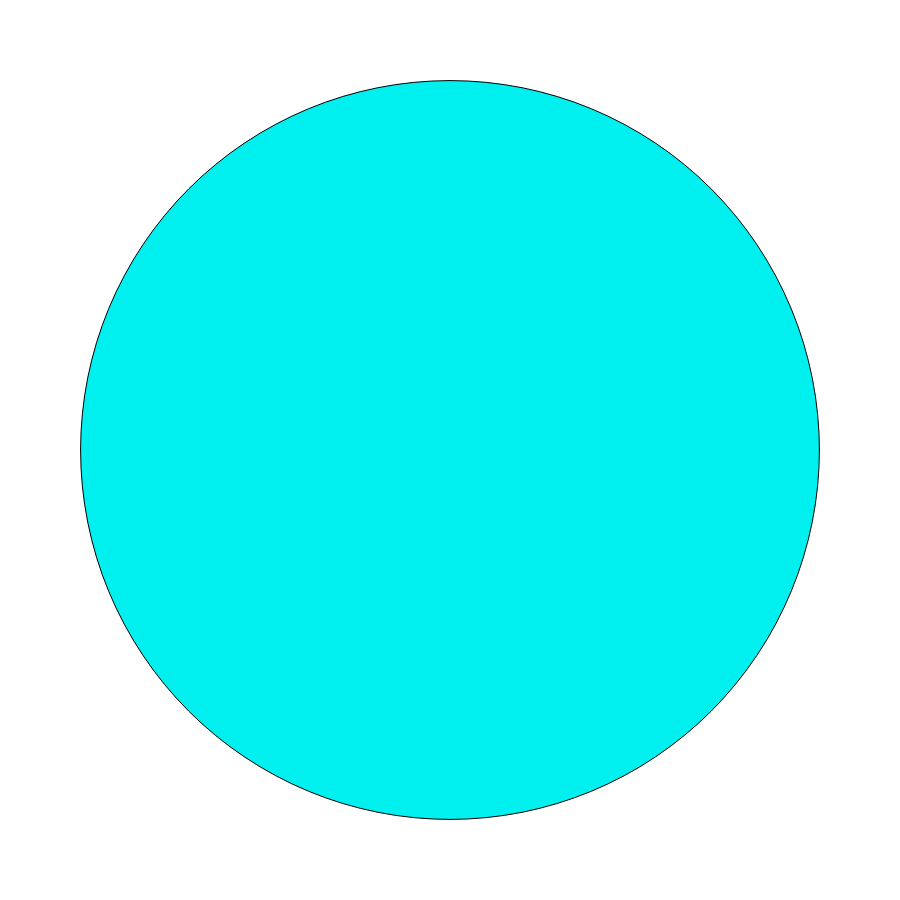
Frame 1 (no input)
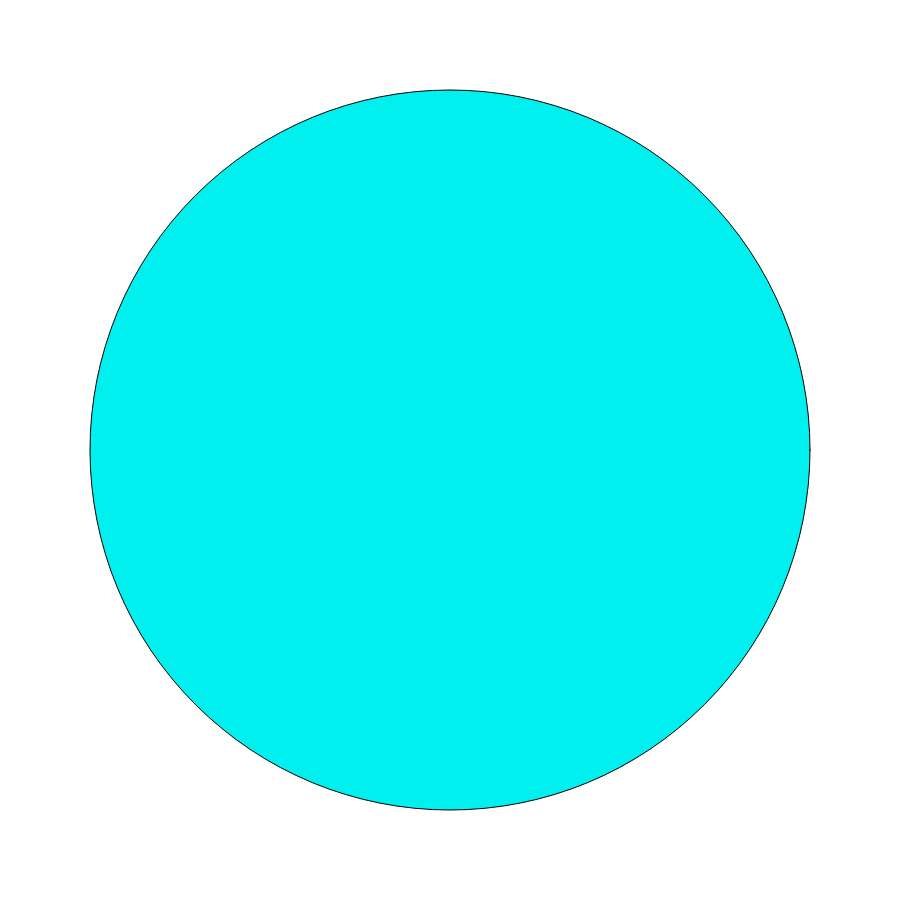
Frame 60 (no input)
Frame 120 (the mouse pressed at the canvas centre since frame 60): identical to frame 60, image omitted

The p5.js sketch that drew these frames (run headless with seeded random() and noise() and a simulated clock; from frame 60 on, the mouse is pressed at the canvas centre):

// p5.js sketch
// ── sketch.js
'use strict';

var Circle = function(x, y, minRadius, maxRadius) {
  this.x = x;
  this.y = y;
  this.minRadius = minRadius;
  this.maxRadius = maxRadius;
  this.bouncePeriod = 1000; /* in ms */
  this.bounceFrequency = 1/this.bouncePeriod;
  this.time = 0;
};

Circle.prototype.draw = function(dt) {
  this.time += dt;

  var amplitude = this.maxRadius - this.minRadius;
  var bounce = amplitude*(2 + sin(TWO_PI*this.bounceFrequency*this.time))/2;
  var radius = this.minRadius + bounce;

  ellipse(this.x, this.y, 2*radius);
};

var circle;
var now, then, dt;

function setup() {
  var L = 0.9*min(windowWidth, windowHeight);

  createCanvas(L, L);

  circle = new Circle(L/2, L/2, 0.8*L/4, 0.8*L/2);

  then = millis();
}

function draw() {
  background(255);

  now = millis();
  dt = now - then;

  fill(0, 240, 240);
  circle.draw(dt);

  then = now;
}
